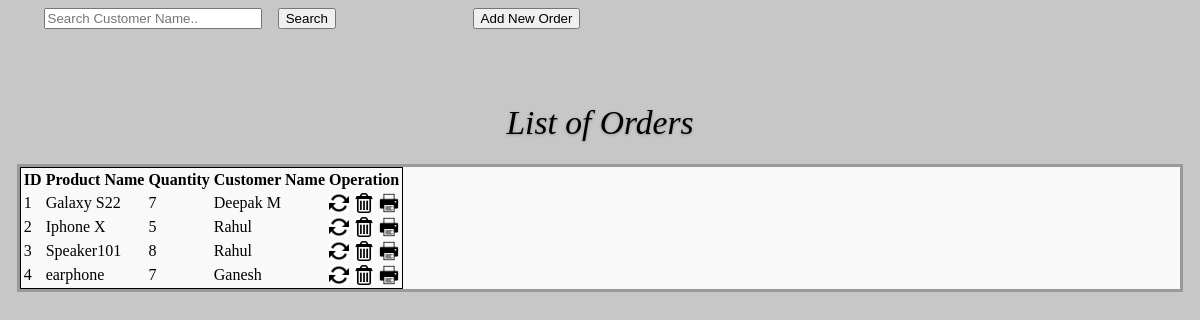
The app's page /View_Order.php with its own data.
### tables this page shows
CREATE TABLE `ims_order` (
  `order_id` int(11) NOT NULL,
  `product_id` int(10) NOT NULL,
  `total_shipped` int(11) NOT NULL,
  `customer_id` int(11) NOT NULL,
  `order_date` timestamp NOT NULL DEFAULT current_timestamp()
);

CREATE TABLE `ims_product` (
  `pid` int(11) NOT NULL,
  `categoryid` int(11) NOT NULL,
  `brandid` int(11) NOT NULL,
  `pname` varchar(300) NOT NULL,
  `model` varchar(255) NOT NULL,
  `description` text NOT NULL,
  `quantity` int(11) NOT NULL,
  `unit` varchar(150) NOT NULL,
  `base_price` int(10) NOT NULL,
  `tax` int(2) NOT NULL,
  `minimum_order` int(3) NOT NULL,
  `supplier` int(11) NOT NULL,
  `status` enum('active','inactive') NOT NULL
);

CREATE TABLE `ims_customer` (
  `id` int(11) NOT NULL,
  `name` varchar(200) NOT NULL,
  `address` text NOT NULL,
  `mobile` varchar(10) NOT NULL,
  `balance` int(5) NOT NULL
);

### View_Order.php (the view, shortened to what this page needs)
<html>
<head>
<link rel="stylesheet" type="text/css" href="css/style.css" />
</head>
<body>
<div class="btn_pos" >
        <form method="post" style="width:95%; display: inherit;">
            <input type="text" name="searchtxt" class="input_box_pos form-control" placeholder="Search Customer Name.." style="width:20%;" />&nbsp;&nbsp;&nbsp;&nbsp;
            <div class="btn_pos_search">
            <input type="submit" class="btn btn-primary btn-large" name="btnsearch" value="Search" />&nbsp;&nbsp;
            <a href="?tag=order_entry"><input type="button" class="btn btn-large btn-primary" value="Add New Order" name="butAdd"style="margin-left:70%;"/></a>
            </div>
        </form>
    </div><br><br>
    <div class="panel panel-default">
    <div class="panel-heading"><h1></span>List of Orders</h1></div>
<div class="table_margin">
<table class="table table-bordered">
        <thead>
            <tr>
            <th style="text-align: center;">ID</th>
            <th style="text-align: center;">Product Name</th>
            <th style="text-align: center;">Quantity</th>
            <th style="text-align: center;">Customer Name</th>
            <th style="text-align: center;" colspan="3">Operation</th>
      	    </tr>
        </thead>
         <?php
		 $key="";
	if($key !="")
		$sql_sel=mysqli_query($con, "SELECT * FROM `ims_order` WHERE `pname` LIKE '%$key%' ");
	else
    		$sql_sel=mysqli_query($con, "SELECT * FROM `ims_order`");
			$i=0;
    while($row=mysqli_fetch_array($sql_sel)){
    $i++;
    $prod=$row['product_id'];
    $sql_prod=mysqli_query($con, "SELECT * FROM `ims_product` WHERE `pid`=$prod ");
    $rowp= mysqli_fetch_assoc($sql_prod);
    $cust=$row['customer_id'];
    $sql_cust=mysqli_query($con, "SELECT * FROM `ims_customer` WHERE `id`=$cust ");
    $rowc= mysqli_fetch_assoc($sql_cust);
    	?>
        <tr>
            <td><?php echo $i;?></td>
            <td><?php echo $rowp['pname'];?></td>
            <td><?php echo $row['total_shipped'];?></td>
            <td><?php echo $rowc['name'];?></td>
            <td align="center"><a href="?tag=order_entry&opr=upd&rs_id=<?php echo $row['order_id'];?>" title="Update"><img style="-webkit-box-shadow: 0px 0px 0px 0px rgba(50, 50, 50, 0.75);-moz-box-shadow:    0px 0px 0px 0px rgba(50, 50, 50, 0.75);box-shadow:         0px 0px 0px 0px rgba(50, 50, 50, 0.75);" src="picture/update.png" height="20" alt="Update" /></a></td>
            <td align="center"><a href="?tag=view_order&opr=del&rs_id=<?php echo $row['order_id'];?>" title="Delete"><img style="-webkit-box-shadow: 0px 0px 0px 0px rgba(50, 50, 50, 0.75);-moz-box-shadow:    0px 0px 0px 0px rgba(50, 50, 50, 0.75);box-shadow:         0px 0px 0px 0px rgba(50, 50, 50, 0.75);" src="picture/delete.jpg" height="20" alt="Delete" /></a></td>
            <td align="center"><a href="View_Invoice.php?tag=view_order&opr=view&rs_id=<?php echo $row['order_id'];?>" target="_blank" title="View Invoice"><img style="-webkit-box-shadow: 0px 0px 0px 0px rgba(50, 50, 50, 0.75);-moz-box-shadow:    0px 0px 0px 0px rgba(50, 50, 50, 0.75);box-shadow:         0px 0px 0px 0px rgba(50, 50, 50, 0.75);" src="picture/print.png" height="20" alt="Update" /></a></td>
        </tr>
    <?php
    }
    ?>
   	</table>
</div>
</body>
</html>

### css/style.css (style rules this page uses)
body { background-color: #c7c7c7; }
h1 { font-family: 'Segoe UI Light'; font-weight: 100; font-style: oblique; font-size: 2.10em; text-shadow: 0px 1px 3px rgba(150, 150, 150, 1); }
.btn_pos { margin-left: 3%; display: flex; }
.btn_pos_search { white-space: nowrap; }
.table_margin { background-color: #f9f9f9; width: 98%; margin: auto; border: 3px solid #9d9898; }
.table-bordered { border: 1px solid black !important; }
.panel-heading { text-align: center; }

### records on screen
ims_order: product.pname "Galaxy S22", total_shipped "7", customer.name "Deepak M"
ims_order: product.pname "Iphone X", total_shipped "5", customer.name "Rahul"
ims_order: product.pname "Speaker101", total_shipped "8", customer.name "Rahul"
ims_order: product.pname "earphone", total_shipped "7", customer.name "Ganesh"
